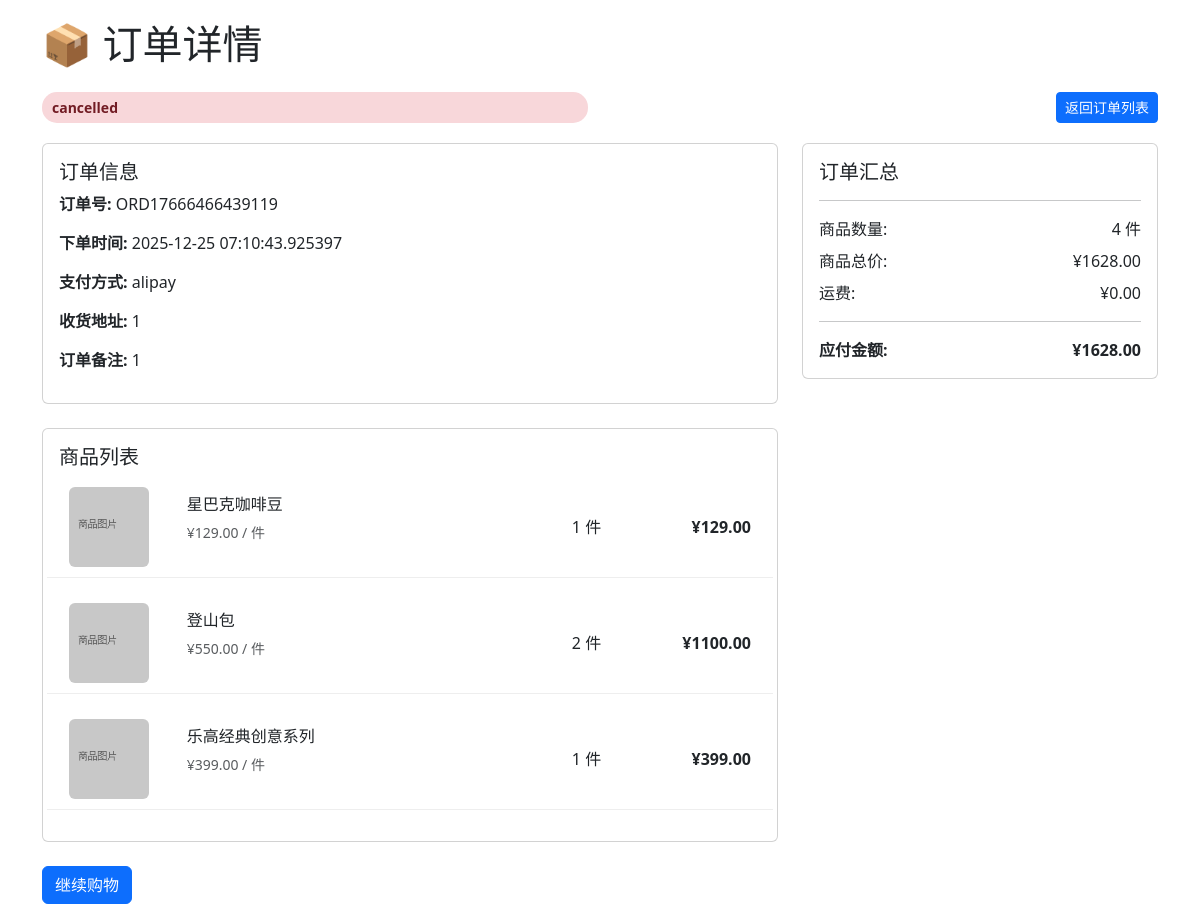
/order/3 (signed in), run on the app's committed database.
### app/models.py (models this page shows, shortened)
class Order(db.Model):
    __tablename__ = 'orders'
    id = db.Column(db.Integer, primary_key=True)
    order_number = db.Column(db.String(50), unique=True, nullable=False)
    user_id = db.Column(db.Integer, db.ForeignKey('users.id'), nullable=False)
    total_amount = db.Column(db.Numeric(10, 2), nullable=False)
    status = db.Column(db.Enum('pending', 'paid', 'shipped', 'delivered', 'cancelled'),
                       default='pending')
    shipping_address = db.Column(db.Text)
    payment_method = db.Column(db.String(50))
    notes = db.Column(db.Text)
    created_at = db.Column(db.DateTime, default=datetime.utcnow)
    updated_at = db.Column(db.DateTime, default=datetime.utcnow, onupdate=datetime.utcnow)
    items = db.relationship('OrderItem', backref='order', lazy='dynamic', cascade='all, delete-orphan')

class OrderItem(db.Model):
    __tablename__ = 'order_items'
    id = db.Column(db.Integer, primary_key=True)
    order_id = db.Column(db.Integer, db.ForeignKey('orders.id'), nullable=False)
    product_id = db.Column(db.Integer, db.ForeignKey('products.id'), nullable=False)
    quantity = db.Column(db.Integer, nullable=False)
    price = db.Column(db.Numeric(10, 2), nullable=False)
    subtotal = db.Column(db.Numeric(10, 2), nullable=False)

class Product(db.Model):
    __tablename__ = 'products'
    id = db.Column(db.Integer, primary_key=True)
    name = db.Column(db.String(100), nullable=False, index=True)
    description = db.Column(db.Text)
    price = db.Column(db.Float, nullable=False)
    stock = db.Column(db.Integer, default=0)
    image = db.Column(db.String(200), default='default_product.png')
    created_at = db.Column(db.DateTime, default=datetime.utcnow)
    updated_at = db.Column(db.DateTime, default=datetime.utcnow, onupdate=datetime.utcnow)
    category_id = db.Column(db.Integer, db.ForeignKey('categories.id'))
    cart_items = db.relationship('CartItem', backref='product', lazy='dynamic')
    order_items = db.relationship('OrderItem', backref='product', lazy='dynamic')
    reviews = db.relationship('Review', backref='product', lazy='dynamic')

### app/order/routes.py (the view)
@order.route('/<int:order_id>')
@login_required
def order_detail(order_id):
    order = Order.query.get_or_404(order_id)
    if order.user_id != current_user.id and not current_user.is_admin:
        flash('无权查看此订单', 'error')
        return redirect(url_for('main.index'))
    return render_template('detail.html', order=order, now=datetime.now())

### app/context_processors.py (called while the page is built)
def inject_now():
    return {'now': datetime.utcnow()}

def inject_categories():
    try:
        categories = Category.query.order_by(Category.name).all()
        return {'categories': categories}
    except:
        return {'categories': []}

def inject_cart_info():
    from flask_login import current_user
    cart_items_count = 0
    cart_total_amount = 0
    if current_user.is_authenticated:
        try:
            cart = Cart.query.filter_by(user_id=current_user.id).first()
            if cart:
                cart_items_count = cart.total_quantity
                cart_total_amount = float(cart.total_price)
        except:
            pass
    return {
        'cart_items_count': cart_items_count,
        'cart_total_amount': cart_total_amount
    }

### app/models.py (called while the page is built)
@login_manager.user_loader
def load_user(user_id):
    return User.query.get(int(user_id))

    @property
    def total_price(self):
        return sum(item.subtotal for item in self.items)

    @property
    def total_quantity(self):
        return sum(item.quantity for item in self.items)

### app/order/templates/detail.html (shortened to what this page needs)
<!DOCTYPE html>
<html lang="zh-CN">
<head>
    <link href="https://cdn.jsdelivr.net/npm/bootstrap@5.3.0/dist/css/bootstrap.min.css" rel="stylesheet">
</head>
<body>
    <div class="container">
        <div class="order-header">
            <h1 class="mb-4">📦 订单详情</h1>
            <div class="row">
                <div class="col-md-6">
                    <div class="status-badge status-{{ order.status }}">
                        {{ order.status }}
                    </div>
                </div>
                <div class="col-md-6 text-end">
                    <a href="{{ url_for('order.order_list') }}" class="btn btn-sm btn-primary">返回订单列表</a>
                </div>
            </div>
        </div>
        <div class="row">
            <div class="col-lg-8">
                <div class="card mb-4">
                    <div class="card-body">
                        <h5 class="card-title">订单信息</h5>
                        <div class="order-info">
                            <strong>订单号:</strong> {{ order.order_number }}
                        </div>
                        <div class="order-info">
                            <strong>下单时间:</strong> {{ order.created_at }}
                        </div>
                        <div class="order-info">
                            <strong>支付方式:</strong> {{ order.payment_method }}
                        </div>
                        <div class="order-info">
                            <strong>收货地址:</strong> {{ order.shipping_address }}
                        </div>
                        {% if order.notes %}
                            <div class="order-info">
                                <strong>订单备注:</strong> {{ order.notes }}
                            </div>
                        {% endif %}
                    </div>
                </div>
                <div class="card">
                    <div class="card-body">
                        <h5 class="card-title">商品列表</h5>
                        {% for item in order.items %}
                            <div class="product-item row align-items-center">
                                <div class="col-md-2">
                                    <img src="{{ url_for('static', filename='images/default_product.png') }}" alt="{{ item.product.name }}" class="img-fluid rounded" style="max-height: 80px;">
                                </div>
                                <div class="col-md-6">
                                    <h6>{{ item.product.name }}</h6>
                                    <p class="text-muted small">¥{{ item.price }} / 件</p>
                                </div>
                                <div class="col-md-2 text-center">
                                    {{ item.quantity }} 件
                                </div>
                                <div class="col-md-2 text-end">
                                    <strong>¥{{ item.subtotal }}</strong>
                                </div>
                            </div>
                        {% endfor %}
                    </div>
                </div>
            </div>
            <div class="col-lg-4">
                <div class="card">
                    <div class="card-body">
                        <h5 class="card-title">订单汇总</h5>
                        <hr>
                        <div class="d-flex justify-content-between mb-2">
                            <span>商品数量:</span>
                            <span>{{ order.items|sum(attribute='quantity') }} 件</span>
                        </div>
                        <div class="d-flex justify-content-between mb-2">
                            <span>商品总价:</span>
                            <span>¥{{ order.total_amount }}</span>
                        </div>
                        <div class="d-flex justify-content-between mb-2">
                            <span>运费:</span>
                            <span>¥0.00</span>
                        </div>
                        <hr>
                        <div class="d-flex justify-content-between">
                            <strong>应付金额:</strong>
                            <strong>¥{{ order.total_amount }}</strong>
                        </div>
                    </div>
                </div>
            </div>
        </div>
        <div class="mt-4">
            <a href="{{ url_for('main.index') }}" class="btn btn-primary">继续购物</a>
        </div>
    </div>
</body>
</html>

### app/order/templates/detail.html (style rules this page uses)
body { padding: 20px; }
.order-header { margin-bottom: 20px; }
.order-info { margin-bottom: 15px; }
.product-item { margin-bottom: 15px; padding: 10px; border-bottom: 1px solid #eee; }
.status-badge { padding: 5px 10px; border-radius: 15px; font-size: 14px; font-weight: bold; }
.status-cancelled { background-color: #f8d7da; color: #721c24; }

### data on the page
Order: status "cancelled", order_number "ORD17666466439119", created_at "2025-12-25 07:10:43.925397", payment_method "alipay", shipping_address "1", notes "1", total_amount "1628.00"
OrderItem: product.name "星巴克咖啡豆", price "129.00", quantity "1", subtotal "129.00"
OrderItem: product.name "登山包", price "550.00", quantity "2", subtotal "1100.00"
OrderItem: product.name "乐高经典创意系列", price "399.00", quantity "1", subtotal "399.00"

### other printed values
{{ order.items|sum(attribute='quantity') }} "4"
